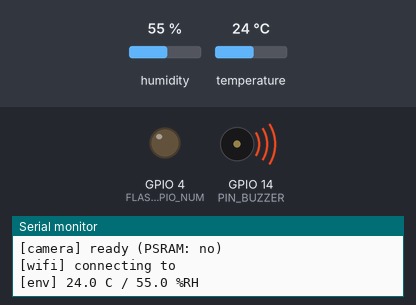
Bench run of a sketch on a simulated ESP32. Shown: output pins drawn as LEDs (lit = HIGH), buzzer (waves = sounding), the last lines printed to the serial monitor. The test bench sets the inputs (shaded band); at power-on: humidity 55 %, temperature 24 °C. WiFi joins after 1.5 s; servers stay silent unless stated; the camera gives no picture; not simulated (calls return 0 or success): secrets.h.

Above: at 0.66 s.
At 3.0 s:
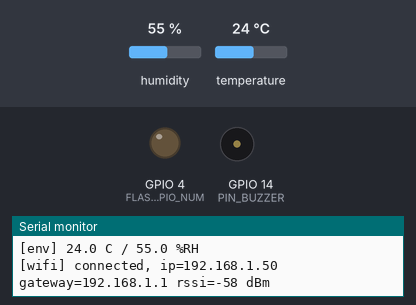
At 5.35 s:
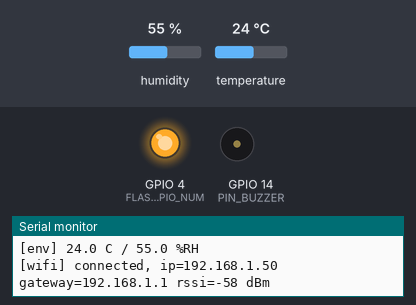
Timing chart, 0 to 34.8 s (numbered marks = the images above):
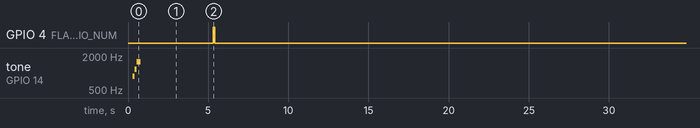

The sketch:

Nabta.ino
```cpp
/*
 * Nabta - ESP32-CAM edge-to-server plant health monitor.
 *
 * loop() owns three independent millis() timers and never blocks:
 *   - sensorsUpdate()  polls the DHT11 every DHT_POLL_INTERVAL
 *   - captureAndUpload() runs every CAPTURE_INTERVAL_MS
 *   - buzzerUpdate()   advances whatever tone pattern is playing
 *
 * The only bounded blocking calls are the HTTP round trip inside uploadFrame()
 * and the FLASH_SETTLE_MS flash warm-up inside captureFrame().
 */

#include "buzzer.h"
#include "cam_manager.h"
#include "config.h"
#include "net_manager.h"
#include "sensors.h"

static uint32_t lastCaptureAt = 0;
static bool cameraReady = false;

static void captureAndUpload() {
  SensorData env = sensorsLatest();
  if (!env.valid) {
    Serial.println("[loop] no valid DHT11 reading yet, uploading with fallback values");
    env.temperature = DHT_FALLBACK_TEMPERATURE;
    env.humidity = DHT_FALLBACK_HUMIDITY;
  }

  // Silent through the flash + Wi-Fi current spike; this also covers a failed
  // capture, since nothing restarts the buzzer before that early return.
  buzzerStop();
  camera_fb_t *fb = captureFrame();
  if (fb == nullptr) {
    return;
  }

  InferenceResult result;
  const bool ok = uploadFrame(fb, env.temperature, env.humidity, result);

  // Released immediately after the POST so the driver always has a spare
  // buffer for the next cycle, whatever the server answered.
  releaseFrame(fb);

  if (!ok) {
    return;
  }

  Serial.printf("[loop] health=%s confidence=%.2f action=%s\n",
                result.plant_health, result.confidence, result.action_required);

  if (strcmp(result.action_required, ACTION_NONE) == 0) {
    playSuccessChime();
  } else {
    playAlertTone();
  }
}

void setup() {
  Serial.begin(SERIAL_BAUD_RATE);

  buzzerInit();
  sensorsInit();
  cameraReady = cameraInit();
  wifiInit();

  if (cameraReady) {
    playBootChime();
  } else {
    playAlertTone();  // audible signal that the camera never came up
  }

  // Offset the first capture so the DHT11 has produced a reading by then.
  lastCaptureAt = millis() - CAPTURE_INTERVAL_MS + DHT_POLL_INTERVAL;
}

void loop() {
  buzzerUpdate();
  wifiUpdate();

  if (sensorsUpdate()) {
    const SensorData env = sensorsLatest();
    Serial.printf("[env] %.1f C / %.1f %%RH\n", env.temperature, env.humidity);
  }

  if (cameraReady && wifiReady() && millis() - lastCaptureAt >= CAPTURE_INTERVAL_MS) {
    lastCaptureAt = millis();
    captureAndUpload();
  }
}
```

buzzer.cpp
```cpp
#include "buzzer.h"

#include "config.h"

struct Step {
  uint16_t freq;  // Hz, 0 = silent rest
  uint16_t ms;
};

static const Step BOOT_CHIME[] = {
    {TONE_BOOT_LOW, TONE_BOOT_STEP_MS},
    {TONE_BOOT_MID, TONE_BOOT_STEP_MS},
    {TONE_BOOT_HIGH, TONE_BOOT_STEP_MS * 2},
};

static const Step SUCCESS_CHIME[] = {
    {TONE_SUCCESS_LOW, TONE_SUCCESS_STEP_MS},
    {TONE_SUCCESS_HIGH, TONE_SUCCESS_STEP_MS},
};

// TONE_ALERT_REPEATS beep/rest pairs, written out so the sequence player
// stays a plain array walk.
static const Step ALERT_TONE[] = {
    {TONE_ALERT, TONE_ALERT_ON_MS}, {0, TONE_ALERT_OFF_MS},
    {TONE_ALERT, TONE_ALERT_ON_MS}, {0, TONE_ALERT_OFF_MS},
    {TONE_ALERT, TONE_ALERT_ON_MS}, {0, TONE_ALERT_OFF_MS},
};

static const Step *sequence = nullptr;
static uint8_t sequenceLength = 0;
static uint8_t stepIndex = 0;
static uint32_t stepStartedAt = 0;

static void applyStep() {
  const uint16_t freq = sequence[stepIndex].freq;
  if (freq > 0) {
    tone(PIN_BUZZER, freq);
  } else {
    noTone(PIN_BUZZER);
  }
  stepStartedAt = millis();
}

static void startPattern(const Step *steps, uint8_t length) {
  sequence = steps;
  sequenceLength = length;
  stepIndex = 0;
  applyStep();
}

// Actively drive the line low so it never floats: a high-impedance signal pin
// picks up Wi-Fi TX bursts and the module's driver transistor makes them audible.
void buzzerInit() {
  pinMode(PIN_BUZZER, OUTPUT);
  digitalWrite(PIN_BUZZER, LOW);
  noTone(PIN_BUZZER);
}

void buzzerStop() {
  sequence = nullptr;  // so buzzerUpdate() cannot restart the pattern
  buzzerInit();
}

void playBootChime() {
  startPattern(BOOT_CHIME, sizeof(BOOT_CHIME) / sizeof(BOOT_CHIME[0]));
}

void playSuccessChime() {
  startPattern(SUCCESS_CHIME, sizeof(SUCCESS_CHIME) / sizeof(SUCCESS_CHIME[0]));
}

void playAlertTone() {
  startPattern(ALERT_TONE, sizeof(ALERT_TONE) / sizeof(ALERT_TONE[0]));
}

void buzzerUpdate() {
  if (sequence == nullptr) {
    return;
  }
  if (millis() - stepStartedAt < sequence[stepIndex].ms) {
    return;
  }

  stepIndex++;
  if (stepIndex >= sequenceLength) {
    noTone(PIN_BUZZER);
    sequence = nullptr;
    return;
  }
  applyStep();
}

bool buzzerBusy() { return sequence != nullptr; }
```

buzzer.h
```cpp
// Non-blocking driver for the 3-pin passive buzzer module.
// Patterns are played as a sequence of (frequency, duration) steps advanced
// from buzzerUpdate(); nothing here ever calls delay().
#pragma once

#include <Arduino.h>

void buzzerInit();

// Aborts any pattern and drives the pin LOW. Call before heavy work so a hang
// there cannot leave the LEDC peripheral squealing on its own.
void buzzerStop();

void playBootChime();     // rising triad on successful boot
void playSuccessChime();  // short two-note blip on a good server response
void playAlertTone();     // repeated piercing beeps when action is required

// Call every loop() to advance the current pattern.
void buzzerUpdate();

bool buzzerBusy();
```

cam_manager.cpp
```cpp
#include "cam_manager.h"

#include <Arduino.h>

#include "camera_pins.h"
#include "config.h"

bool cameraInit() {
  // Driven low first thing so the flash LED never glows from a floating pin.
  pinMode(FLASH_GPIO_NUM, OUTPUT);
  digitalWrite(FLASH_GPIO_NUM, LOW);

  camera_config_t cfg = {};

  cfg.ledc_channel = LEDC_CHANNEL_0;
  cfg.ledc_timer = LEDC_TIMER_0;
  cfg.pin_d0 = Y2_GPIO_NUM;
  cfg.pin_d1 = Y3_GPIO_NUM;
  cfg.pin_d2 = Y4_GPIO_NUM;
  cfg.pin_d3 = Y5_GPIO_NUM;
  cfg.pin_d4 = Y6_GPIO_NUM;
  cfg.pin_d5 = Y7_GPIO_NUM;
  cfg.pin_d6 = Y8_GPIO_NUM;
  cfg.pin_d7 = Y9_GPIO_NUM;
  cfg.pin_xclk = XCLK_GPIO_NUM;
  cfg.pin_pclk = PCLK_GPIO_NUM;
  cfg.pin_vsync = VSYNC_GPIO_NUM;
  cfg.pin_href = HREF_GPIO_NUM;
  cfg.pin_sccb_sda = SIOD_GPIO_NUM;
  cfg.pin_sccb_scl = SIOC_GPIO_NUM;
  cfg.pin_pwdn = PWDN_GPIO_NUM;
  cfg.pin_reset = RESET_GPIO_NUM;
  cfg.xclk_freq_hz = 20000000;
  cfg.pixel_format = PIXFORMAT_JPEG;

  // With PSRAM we can afford SVGA plus a second buffer, which lets the driver
  // keep grabbing while we are busy uploading the previous frame.
  if (psramFound()) {
    cfg.frame_size = CAMERA_FRAME_SIZE;
    cfg.jpeg_quality = CAMERA_JPEG_QUALITY;
    cfg.fb_count = CAMERA_FB_COUNT_PSRAM;
    cfg.fb_location = CAMERA_FB_IN_PSRAM;
    cfg.grab_mode = CAMERA_GRAB_LATEST;
  } else {
    // No PSRAM: internal DRAM cannot hold an SVGA JPEG reliably.
    Serial.println("[camera] no PSRAM detected, falling back to SVGA/DRAM single buffer");
    cfg.frame_size = FRAMESIZE_SVGA;
    cfg.jpeg_quality = 15;
    cfg.fb_count = CAMERA_FB_COUNT_DRAM;
    cfg.fb_location = CAMERA_FB_IN_DRAM;
    cfg.grab_mode = CAMERA_GRAB_WHEN_EMPTY;
  }

  const esp_err_t err = esp_camera_init(&cfg);
  if (err != ESP_OK) {
    Serial.printf("[camera] esp_camera_init failed: 0x%x\n", err);
    return false;
  }

  sensor_t *sensor = esp_camera_sensor_get();
  if (sensor != nullptr) {
    // OV2640 modules on the AI-Thinker board are mounted upside down.
    sensor->set_vflip(sensor, 1);
    sensor->set_hmirror(sensor, 1);
  }

  Serial.printf("[camera] ready (PSRAM: %s)\n", psramFound() ? "yes" : "no");
  return true;
}

camera_fb_t *captureFrame() {
  digitalWrite(FLASH_GPIO_NUM, HIGH);
  delay(FLASH_SETTLE_MS);  // GRAB_LATEST then hands back a frame taken under the flash
  camera_fb_t *fb = esp_camera_fb_get();
  digitalWrite(FLASH_GPIO_NUM, LOW);  // off on every path, including a failed grab
  if (fb == nullptr) {
    Serial.println("[camera] capture failed");
    return nullptr;
  }
  if (fb->format != PIXFORMAT_JPEG) {
    Serial.println("[camera] unexpected pixel format, dropping frame");
    esp_camera_fb_return(fb);
    return nullptr;
  }
  return fb;
}

void releaseFrame(camera_fb_t *fb) {
  if (fb != nullptr) {
    esp_camera_fb_return(fb);
  }
}
```

cam_manager.h
```cpp
// OV2640 lifecycle: init, capture, and - importantly - frame buffer release.
#pragma once

#include <esp_camera.h>

// Configures the sensor at CAMERA_FRAME_SIZE / CAMERA_JPEG_QUALITY.
// Falls back to a smaller DRAM-only setup when no PSRAM is present.
bool cameraInit();

// Returns nullptr on failure. Every non-null result MUST be handed back to
// releaseFrame() or the driver runs out of frame buffers within a few shots.
camera_fb_t *captureFrame();

void releaseFrame(camera_fb_t *fb);
```

net_manager.cpp
```cpp
#include "net_manager.h"

#include <ArduinoJson.h>
#include <HTTPClient.h>
#include <WiFi.h>

#include "config.h"
#include "secrets.h"

static const char *BOUNDARY = "----NabtaFormBoundary7MA4YWxkTrZu0gW";
static uint32_t lastRetryAt = 0;

void wifiInit() {
  WiFi.mode(WIFI_STA);
  WiFi.setSleep(false);  // sleep mode adds latency and drops uploads mid-POST
  WiFi.begin(WIFI_SSID, WIFI_PASSWORD);
  lastRetryAt = millis();
  Serial.printf("[wifi] connecting to %s\n", WIFI_SSID);
}

void wifiUpdate() {
  static bool announced = false;
  if (WiFi.status() == WL_CONNECTED) {
    if (!announced) {
      announced = true;
      // An IP outside the server's subnet or a weak RSSI (below about -75 dBm
      // on the ESP32-CAM PCB antenna) explains most failed uploads.
      Serial.printf("[wifi] connected, ip=%s gateway=%s rssi=%d dBm\n",
                    WiFi.localIP().toString().c_str(),
                    WiFi.gatewayIP().toString().c_str(), WiFi.RSSI());
    }
    return;
  }
  announced = false;
  const uint32_t now = millis();
  if (now - lastRetryAt < WIFI_RETRY_INTERVAL) {
    return;
  }
  lastRetryAt = now;
  Serial.println("[wifi] link down, reconnecting");
  WiFi.disconnect();
  WiFi.begin(WIFI_SSID, WIFI_PASSWORD);
}

bool wifiReady() { return WiFi.status() == WL_CONNECTED; }

// One text field of a multipart/form-data body.
static String formField(const char *name, const String &value) {
  return String("--") + BOUNDARY + "\r\n" +
         "Content-Disposition: form-data; name=\"" + name + "\"\r\n\r\n" +
         value + "\r\n";
}

static bool parseResponse(const String &payload, InferenceResult &result) {
  JsonDocument doc;
  const DeserializationError err = deserializeJson(doc, payload);
  if (err) {
    Serial.printf("[net] JSON parse failed: %s\n", err.c_str());
    return false;
  }

  const char *health = doc["plant_health"] | "";
  const char *action = doc["action_required"] | "";
  if (health[0] == '\0') {
    Serial.println("[net] response missing plant_health");
    return false;
  }

  strlcpy(result.plant_health, health, sizeof(result.plant_health));
  strlcpy(result.action_required, action, sizeof(result.action_required));
  result.confidence = doc["confidence"] | 0.0f;
  result.ok = true;
  return true;
}

// Cheap GET against the server's health route ("/") before the large POST, so
// an unreachable server is reported on its own instead of as a failed upload.
static bool pingServer() {
  const String uploadUrl = SERVER_UPLOAD_URL;
  // Keep scheme + host + port, i.e. everything before the first path slash.
  const String healthUrl = uploadUrl.substring(0, uploadUrl.indexOf('/', strlen("http://"))) + "/";

  HTTPClient http;
  http.setConnectTimeout(HTTP_PING_TIMEOUT_MS);
  http.setTimeout(HTTP_PING_TIMEOUT_MS);
  if (!http.begin(healthUrl)) {
    Serial.printf("[net] ping: http.begin failed for %s\n", healthUrl.c_str());
    return false;
  }

  const int httpCode = http.GET();
  if (httpCode != HTTP_CODE_OK) {
    Serial.printf("[net] ping %s failed, HTTP %d %s (rssi=%d dBm)\n", healthUrl.c_str(),
                  httpCode, http.errorToString(httpCode).c_str(), WiFi.RSSI());
  }
  http.end();
  return httpCode == HTTP_CODE_OK;
}

bool uploadFrame(camera_fb_t *fb, float temperature, float humidity,
                 InferenceResult &result) {
  result = InferenceResult{};

  if (fb == nullptr || !wifiReady() || !pingServer()) {
    return false;
  }

  const String head = formField("temperature", String(temperature, 1)) +
                      formField("humidity", String(humidity, 1)) +
                      String("--") + BOUNDARY + "\r\n" +
                      "Content-Disposition: form-data; name=\"file\"; "
                      "filename=\"frame.jpg\"\r\n"
                      "Content-Type: image/jpeg\r\n\r\n";
  const String tail = String("\r\n--") + BOUNDARY + "--\r\n";

  const size_t bodyLen = head.length() + fb->len + tail.length();

  // HTTPClient wants one contiguous payload, so the body is staged in PSRAM
  // (~50 kB for an SVGA frame) rather than on the 300 kB internal heap.
  uint8_t *body = (uint8_t *)(psramFound() ? ps_malloc(bodyLen) : malloc(bodyLen));
  if (body == nullptr) {
    Serial.printf("[net] cannot allocate %u byte upload buffer\n", (unsigned)bodyLen);
    return false;
  }

  memcpy(body, head.c_str(), head.length());
  memcpy(body + head.length(), fb->buf, fb->len);
  memcpy(body + head.length() + fb->len, tail.c_str(), tail.length());

  HTTPClient http;
  http.setTimeout(HTTP_TIMEOUT_MS);
  http.setConnectTimeout(HTTP_TIMEOUT_MS);
  if (!http.begin(SERVER_UPLOAD_URL)) {
    Serial.println("[net] http.begin failed (bad SERVER_UPLOAD_URL?)");
    free(body);
    return false;
  }
  http.addHeader("Content-Type", String("multipart/form-data; boundary=") + BOUNDARY);

  Serial.printf("[net] POST %u bytes (image %u)\n", (unsigned)bodyLen, (unsigned)fb->len);
  const int httpCode = http.POST(body, bodyLen);
  free(body);

  // Negative codes are transport errors (no HTTP response), see the table in
  // HTTPClient.h: -1 connect failed, -3 payload send failed, -11 read timeout.
  const String response = http.getString();
  Serial.printf("[net] HTTP response code: %d\n", httpCode);
  Serial.printf("[net] HTTP response body: %s\n", response.c_str());
  if (httpCode < 0) {
    Serial.printf("[net] transport error: %s\n", http.errorToString(httpCode).c_str());
  }

  const bool parsed = httpCode == HTTP_CODE_OK && parseResponse(response, result);
  http.end();
  return parsed;
}
```

net_manager.h
```cpp
// Wi-Fi lifecycle plus the multipart upload / JSON response cycle.
#pragma once

#include <Arduino.h>
#include <esp_camera.h>

// Decoded server verdict. Populated only when ok == true.
struct InferenceResult {
  bool  ok;
  char  plant_health[24];     // e.g. "healthy"
  float confidence;           // 0.0 .. 1.0
  char  action_required[24];  // e.g. "none" / "needs_water"
};

void wifiInit();

// Call every loop(). Kicks off a reconnect attempt when the link drops,
// rate-limited to WIFI_RETRY_INTERVAL. Never blocks.
void wifiUpdate();

bool wifiReady();

// Pings the server's "/" route first (bounded by HTTP_PING_TIMEOUT_MS), then
// POSTs the JPEG frame plus temperature/humidity as multipart/form-data and
// parses the JSON reply. Blocks for the round trip (bounded by
// HTTP_TIMEOUT_MS). Does NOT take ownership of fb - the caller still releases it.
bool uploadFrame(camera_fb_t *fb, float temperature, float humidity,
                 InferenceResult &result);
```

sensors.cpp
```cpp
#include "sensors.h"

#include <DHT.h>

#include "config.h"

static DHT dht(PIN_DHT_DATA, DHT_SENSOR_TYPE);
static SensorData latest = {0.0f, 0.0f, false};
static uint32_t lastPoll = 0;

void sensorsInit() {
  dht.begin();
  // Force the first sample to happen immediately on the first sensorsUpdate().
  lastPoll = millis() - DHT_POLL_INTERVAL;
}

bool sensorsUpdate() {
  const uint32_t now = millis();
  if (now - lastPoll < DHT_POLL_INTERVAL) {
    return false;
  }
  lastPoll = now;

  // The bit-banged DHT11 transaction itself occupies ~25 ms; the millis()
  // gate above keeps that cost off the loop for the other 4975 ms.
  const float h = dht.readHumidity();
  const float t = dht.readTemperature();

  if (isnan(h) || isnan(t)) {
    Serial.println("[sensors] DHT11 read failed, keeping previous value");
    return false;
  }

  latest.temperature = t;
  latest.humidity = h;
  latest.valid = true;
  return true;
}

SensorData sensorsLatest() { return latest; }
```

sensors.h
```cpp
// DHT11 temperature + humidity acquisition, throttled with millis().
#pragma once

#include <Arduino.h>

struct SensorData {
  float temperature;  // degrees Celsius
  float humidity;     // relative humidity, percent
  bool  valid;        // false until the first successful read
};

void sensorsInit();

// Call every loop(). Takes a new sample only once DHT_POLL_INTERVAL has
// elapsed. Returns true on the loop iteration where a fresh sample landed.
bool sensorsUpdate();

// Last known reading. Check .valid before using the numbers.
SensorData sensorsLatest();
```

camera_pins.h
```cpp
// Pin map for CAMERA_MODEL_AI_THINKER (ESP32-CAM with OV2640).
// These pins are fixed by the module's PCB - do not reassign them.
#pragma once

#define PWDN_GPIO_NUM     32
#define RESET_GPIO_NUM    -1  // not broken out on this module
#define XCLK_GPIO_NUM      0
#define SIOD_GPIO_NUM     26  // SCCB data
#define SIOC_GPIO_NUM     27  // SCCB clock

#define Y9_GPIO_NUM       35
#define Y8_GPIO_NUM       34
#define Y7_GPIO_NUM       39
#define Y6_GPIO_NUM       36
#define Y5_GPIO_NUM       21
#define Y4_GPIO_NUM       19
#define Y3_GPIO_NUM       18
#define Y2_GPIO_NUM        5

#define VSYNC_GPIO_NUM    25
#define HREF_GPIO_NUM     23
#define PCLK_GPIO_NUM     22

#define FLASH_GPIO_NUM     4  // on-board white flash LED
```

Source omitted: config.h (2438 bytes)

Measured:
- by itself, GPIO 4 (FLASH_GPIO_NUM): alternates HIGH for 0.10 s and LOW for 29.9 s
- by itself, tone on GPIO 14 (PIN_BUZZER): silent → 880 Hz at 0.30 s, → 1175 Hz 0.12 s later, → 1568 Hz 0.12 s later, → silent 0.24 s later
